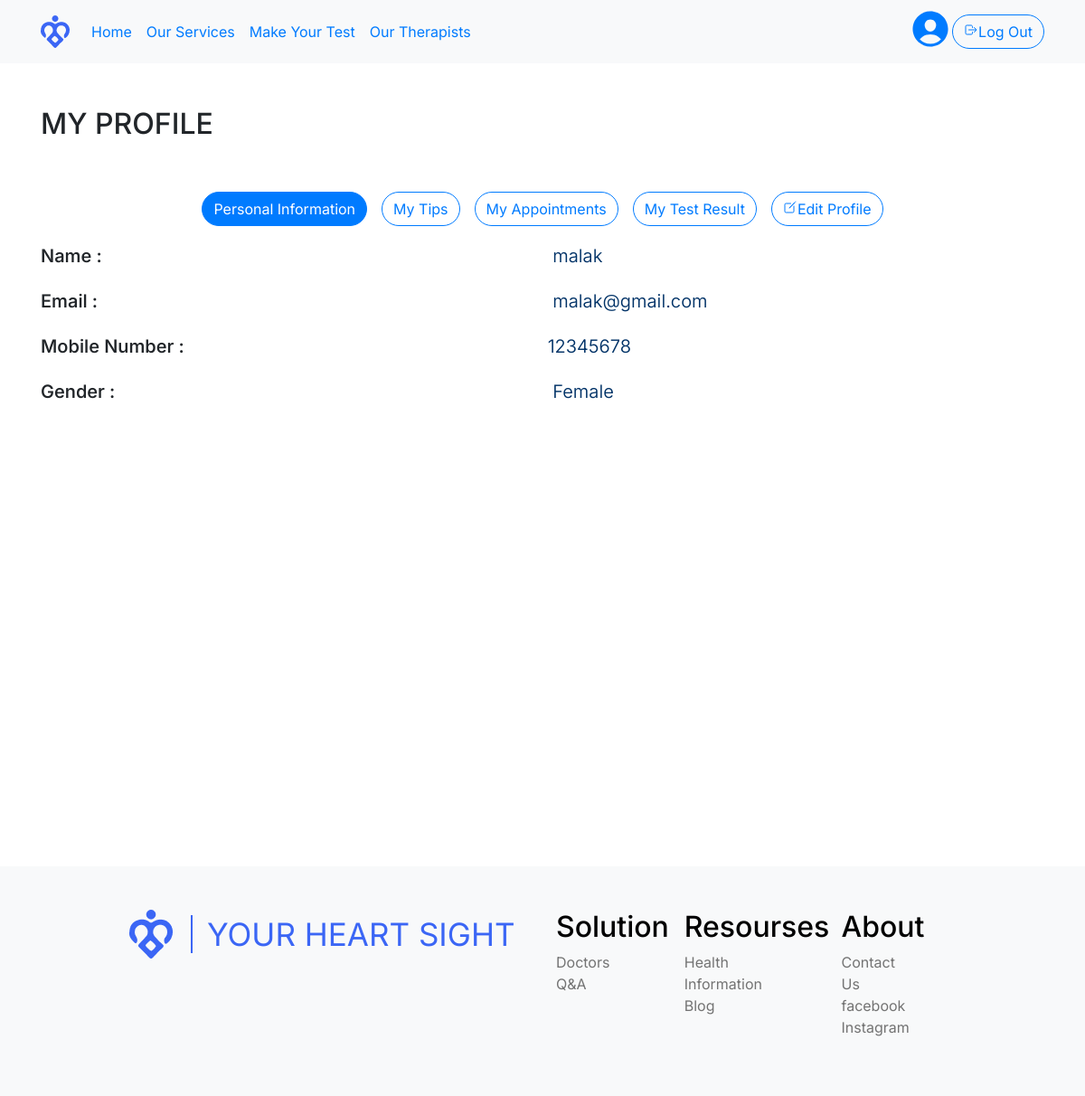
The app's page /assets/users/profile.php (signed in) with its own data.
### tables this page shows
CREATE TABLE `patient` (
  `id` int(11) NOT NULL,
  `name` varchar(100) NOT NULL,
  `email` varchar(100) NOT NULL,
  `password` varchar(100) NOT NULL,
  `phone` bigint(30) NOT NULL,
  `age` int(30) NOT NULL,
  `mental_test_id` int(11) NOT NULL,
  `gender` enum('Male','Female','','') NOT NULL,
  `nid` bigint(20) NOT NULL
);

### assets/users/profile.php (the view, shortened to what this page needs)
<?php
 include("../shared/header.php");
$conn = mysqli_connect("localhost", "root", "", "test");
$patient_id = $_SESSION['patient_id'];
$selectUser = "SELECT * FROM `patient` WHERE patient.id = $patient_id;";
$userQuery = mysqli_query($conn, $selectUser);
$fetchUser = mysqli_fetch_assoc($userQuery);
 ?>
 <link rel="stylesheet" href="https://cdn.jsdelivr.net/npm/bootstrap@5.1.3/dist/css/bootstrap.min.css">
<link rel="stylesheet" href="./style.css">
<section class="profile">
<div class="container">
  <h2 class="my-5 mx-auto">MY PROFILE</h2>
  <ul class="nav nav-pills d-flex justify-content-center">
    <li><a data-toggle="pill" id="pill1" class="btn btn-outline-primary rounded-pill m-2 active"  href="#menu1">Personal Information </a></li>
    <li><a data-toggle="pill" class="btn btn-outline-primary rounded-pill m-2"  href="#menu2">My Tips </a></li>
    <li><a data-toggle="pill" id="pill3" class="btn btn-outline-primary rounded-pill m-2"  href="#menu3">My Appointments</a></li>
    <li><a data-toggle="pill" class="btn btn-outline-primary rounded-pill m-2"  href="#menu4">My Test Result</a></li>
    <li><a data-toggle="pill" class="btn btn-outline-primary rounded-pill m-2"  href="#menu5"><ion-icon name="create-outline"></ion-icon>Edit Profile</a></li>
  </ul>
  <div class="tab-content">
    <div id="menu1" class="tab-pane fade show active">
<div class="grid-profile">
    <div class="side-left">Name : </div>
    <div class="side-right">&nbsp; <?php echo $fetchUser["name"]; ?> </div>
    <div class="side-left">Email : </div>
    <div class="side-right">&nbsp; <?php echo $fetchUser["email"]; ?> </div>
    <div class="side-left">Mobile Number : </div>
    <div class="side-right">&nbsp;<?php echo $fetchUser["phone"]; ?> </div>
    <div class="side-left">Gender :</div>
    <div class="side-right">&nbsp; <?php echo $fetchUser["gender"]; ?> </div>
</div>
 </div>
  </div>
</div>
</section>
<?php include("../shared/footer.php"); ?>

### assets/users/style.css (style rules this page uses)
:root { --blue:#3498db; --dark-blue:#2980b9; --red:#e74c3c; --dark-red:#c0392b; --black:#333; --white:#fff; --light-bg:#eee; --box-shadow:0 5px 10px rgba(0,0,0,.1); }

### assets/shared/header.php (style rules this page uses)
* { font-family: "Inter", sans-serif; }

### assets/users/profile.php (style rules this page uses)
* { box-sizing:border-box; }
body { background-color: #ffffff; font-family: "Inter", sans-serif; }
.profile { min-height:80vh; }
.grid-profile { width:100%; display:grid; grid-template-columns:1fr 1fr; }
.side-left { text-align:left; font-size:20px; font-weight: 550; margin:10px 0; }
.side-right { text-align:left; font-size:20px; margin:10px 0; font-weight:350; color: #003267; }

### assets/shared/footer.php (style rules this page uses)
a { color: #737373; }

### records on screen
patient: name "malak", email "malak@gmail.com", phone "12345678", gender "Female"
